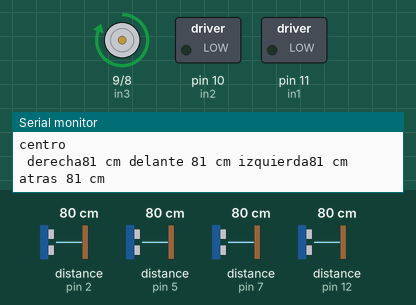
Recording of a sketch running on a simulated Arduino Uno, built with avr-gcc and run on an emulated ATmega328P. On the bench: motor-driver pin pairs drawn as motors (green arrow = first pin HIGH = forward, orange = second pin HIGH = backward, longer = more drive), switched loads named in the sketch (green lamp = pin HIGH), the last lines printed to the serial monitor. The test bench sets the inputs (shaded band); at power-on: distance to the obstacle (sensors on pin 2, pin 12, pin 5, pin 7) 80 cm. The echo pulse lasts 58.3 µs per cm.

Above: at 1.2 s.
1.3 s: distance to the obstacle (sensor on pin 2) set to 39 cm
4.3 s: distance to the obstacle (sensor on pin 2) set to 30 cm
At 5.1 s:
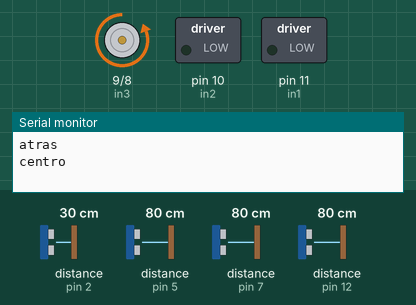
5.8 s: distance to the obstacle (sensor on pin 12) set to 38 cm
7.3 s: distance to the obstacle (sensor on pin 12) set to 31 cm
At 8.2 s:
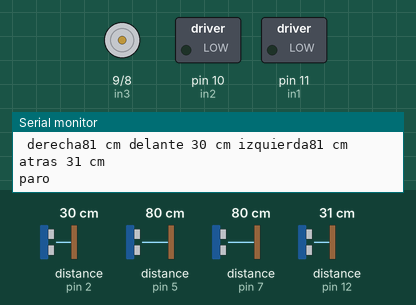
Timing chart, 0 to 10.3 s (numbered marks = the images above; inputs shaded):
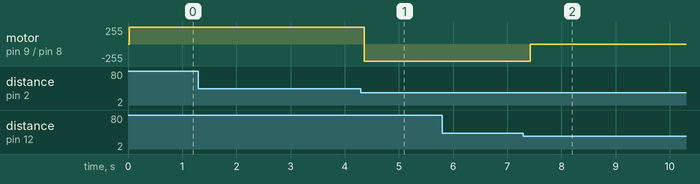

The sketch:

coche_autonomo.ino
```cpp
#include <NewPing.h>

//// esto para los mensajes de consola/////
///String direccion[] = {"delante izquierda", "delente derecha", "atras izquierda", "atras derecha"};
String lado[] = {" derecha", "delante ", "izquierda", "atras "};

////////////////variables////////////
boolean adelante = false; //adelante o no
boolean moverse = false;/// si se mueve
int laststate = 0; ///leyenda= 0 parado 1 aelante 2 atras
/////las distancias en cm///
int izquierda = 0;
int derecha = 0;
int detras = 0;
int delante = 0;
byte margen = 15;
byte margengiro = 50;
byte choque = 35;


///byte ena = 12;
byte pingdet = 13;
byte echodet = 12;
/////modulo motores
byte in1 = 11;
byte in2 = 10;
byte in3 = 9;
byte in4 = 8;
//byte enb = 7;
byte echoizq = 7;
byte pingizq = 6;
byte echoder = 5;
byte pingder = 4;
byte pingcentro = 3; // Arduino pin tied to trigger pin on the ultrasonic sensor.
byte echocentro = 2; // Arduino pin tied to echo pin on the ultrasonic sensor.

#define MAX_DISTANCE 200 // Maximum distance we want to ping for (in centimeters). Maximum sensor distance is rated at 400-500cm.

NewPing sonarcentro(pingcentro, echocentro, MAX_DISTANCE); // NewPing setup of pins and maximum distance.
NewPing sonarder(pingder, echoder, MAX_DISTANCE); // NewPing setup of pins and maximum distance.
NewPing sonarizq(pingizq, echoizq, MAX_DISTANCE); // NewPing setup of pins and maximum distance.
NewPing sonardetras(pingdet, echodet, MAX_DISTANCE); // NewPing setup of pins and maximum distance.


void setup() {
  Serial.begin(9600); // Open serial monitor at 115200 baud to see ping results.
  /////modulo motores
  pinMode(in1, OUTPUT);
  pinMode(in2, OUTPUT);
  pinMode(in3, OUTPUT);
  pinMode(in4, OUTPUT);
}

void loop() {
  medir();
  colision();
  mover();

}

void medir() {
  ////String lado[] = {"derecha ","delante ", "izquierda ", "detras "};
  derecha = radar(sonarder, 0);
  delante = radar(sonarcentro, 1);
  izquierda = radar(sonarizq, 2);
  detras = radar(sonardetras, 3);
  Serial.println();
}

int radar(NewPing sonar, int indice) {
  int distancia = 0;
  unsigned int uS = sonar.ping(); // Send ping, get ping time in microseconds (uS).
  Serial.print(lado[indice]);
  distancia = uS / US_ROUNDTRIP_CM;
  if (distancia > 240 || distancia < 0) {
    distancia = 0;
  }
  Serial.print(distancia);
  Serial.print(" cm ");
  return distancia;
}

////
/*byte margen = 20;
  byte margengiro = 35;
  byte choque = 20;*/
void mover() {
  if (moverse) {
    ///// se me acerca un obstaculo////
    if (delante != 0 && delante < margengiro) {
      antichoque();
    } else {
      alante();
      dondegiro();
    }
  }
}

void antichoque() {
  if (derecha > izquierda) {
    girarderecha();
  } else if (izquierda > derecha) {
    girarizquierda();
  }
}
void dondegiro() {
  if (derecha > izquierda && (derecha - izquierda) > margen) {
    girarderecha();
  } else if (izquierda > derecha && (izquierda - derecha) > margen) {
    girarizquierda();
  } else {
    centro();
  }
}

void colision() {
  boolean choquedel = false;
  boolean choquetras = false;
  moverse = true;
  if (delante < choque && delante > 0) {
    choquedel = true;
    moverse = false;
  }
  if (detras < choque && detras > 0) {
    choquetras = true;
    moverse = false;
  }
  if (choquedel == true && choquetras == true) {
    ///aqui no me puedo mover
    moverse = false;
    paro();
    centro();
    Serial.println("Quieto parao");
  } else if (choquedel == true) {
    atras();
    centro();
    //antichoque();
    Serial.println("He chocado delante----atras voy");
  } else if (choquetras == true) {
    alante();
    centro();
    //antichoque();
    Serial.println("He chocado atras----delante voy");
  } else {
    moverse = true;
  }
}

/////actuo sobre los pines aqui
void alante() {
  //digitalWrite(ena, HIGH);///ena es motor principal de movimiento
  digitalWrite(in3, HIGH);
  digitalWrite(in4, LOW);
  Serial.println("adelante");
}
void atras() {
  //digitalWrite(ena, HIGH);
  digitalWrite(in3, LOW);
  digitalWrite(in4, HIGH);
  Serial.println("atras");
}
void paro() {
  //digitalWrite(ena, LOW);///ena es motor principal de movimiento
  digitalWrite(in3, LOW);
  digitalWrite(in4, LOW);
  Serial.println("paro");
}

/////no tengo servo
void girarderecha() {
  //analogWrite(enb, HIGH);
  digitalWrite(in1, LOW);
  digitalWrite(in2, HIGH);
  Serial.println("derecha");
}
void girarizquierda() {
  Serial.println("izquierda");
  ///analogWrite(enb, HIGH);
  digitalWrite(in1, HIGH);
  digitalWrite(in2, LOW);
}
void centro() {
  Serial.println("centro");
  ///analogWrite(enb, LOW);
  digitalWrite(in1, LOW);
  digitalWrite(in2, LOW);
}
```

Measured:
- the behaviour switches between 35 and 34 cm on distance to the obstacle (sensor on pin 2) (found by bisection; images 0 and 1)
- the behaviour switches between 35 and 34 cm on distance to the obstacle (sensor on pin 12) (found by bisection; images 1 and 2)
- after the input at 4.3 s, motor on pin 9 (in3) / pin 8 (in4): forward 255/255 → backward 255/255 after 0.07 s
- after the input at 7.3 s, motor on pin 9 (in3) / pin 8 (in4): backward 255/255 → stopped after 0.12 s
